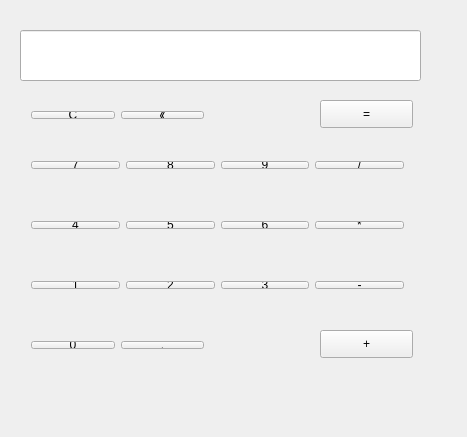
<?xml version="1.0" encoding="UTF-8"?>
<ui version="4.0">
 <class>Widget</class>
 <widget class="QWidget" name="Widget">
  <property name="geometry">
   <rect>
    <x>0</x>
    <y>0</y>
    <width>467</width>
    <height>437</height>
   </rect>
  </property>
  <property name="windowTitle">
   <string>Widget</string>
  </property>
  <widget class="QLineEdit" name="lineEdit_shuru">
   <property name="geometry">
    <rect>
     <x>20</x>
     <y>30</y>
     <width>401</width>
     <height>51</height>
    </rect>
   </property>
  </widget>
  <widget class="QPushButton" name="pushButton_jia">
   <property name="geometry">
    <rect>
     <x>320</x>
     <y>330</y>
     <width>93</width>
     <height>28</height>
    </rect>
   </property>
   <property name="text">
    <string>+</string>
   </property>
  </widget>
  <widget class="QPushButton" name="pushButton_deng">
   <property name="geometry">
    <rect>
     <x>320</x>
     <y>100</y>
     <width>93</width>
     <height>28</height>
    </rect>
   </property>
   <property name="text">
    <string>=</string>
   </property>
  </widget>
  <widget class="QWidget" name="">
   <property name="geometry">
    <rect>
     <x>20</x>
     <y>100</y>
     <width>195</width>
     <height>30</height>
    </rect>
   </property>
   <layout class="QHBoxLayout" name="horizontalLayout_2">
    <item>
     <widget class="QPushButton" name="pushButton_C">
      <property name="text">
       <string>C</string>
      </property>
     </widget>
    </item>
    <item>
     <widget class="QPushButton" name="pushButton_backspace">
      <property name="text">
       <string>《</string>
      </property>
     </widget>
    </item>
   </layout>
  </widget>
  <widget class="QWidget" name="">
   <property name="geometry">
    <rect>
     <x>20</x>
     <y>150</y>
     <width>395</width>
     <height>30</height>
    </rect>
   </property>
   <layout class="QHBoxLayout" name="horizontalLayout">
    <item>
     <widget class="QPushButton" name="pushButton_7">
      <property name="text">
       <string>7</string>
      </property>
     </widget>
    </item>
    <item>
     <widget class="QPushButton" name="pushButton_8">
      <property name="text">
       <string>8</string>
      </property>
     </widget>
    </item>
    <item>
     <widget class="QPushButton" name="pushButton_9">
      <property name="text">
       <string>9</string>
      </property>
     </widget>
    </item>
    <item>
     <widget class="QPushButton" name="pushButton_chu">
      <property name="text">
       <string>/</string>
      </property>
     </widget>
    </item>
   </layout>
  </widget>
  <widget class="QWidget" name="">
   <property name="geometry">
    <rect>
     <x>20</x>
     <y>210</y>
     <width>395</width>
     <height>30</height>
    </rect>
   </property>
   <layout class="QHBoxLayout" name="horizontalLayout_3">
    <item>
     <widget class="QPushButton" name="pushButton_4">
      <property name="text">
       <string>4</string>
      </property>
     </widget>
    </item>
    <item>
     <widget class="QPushButton" name="pushButton_5">
      <property name="text">
       <string>5</string>
      </property>
     </widget>
    </item>
    <item>
     <widget class="QPushButton" name="pushButton_6">
      <property name="text">
       <string>6</string>
      </property>
     </widget>
    </item>
    <item>
     <widget class="QPushButton" name="pushButton_cheng">
      <property name="text">
       <string>*</string>
      </property>
     </widget>
    </item>
   </layout>
  </widget>
  <widget class="QWidget" name="">
   <property name="geometry">
    <rect>
     <x>20</x>
     <y>270</y>
     <width>395</width>
     <height>30</height>
    </rect>
   </property>
   <layout class="QHBoxLayout" name="horizontalLayout_4">
    <item>
     <widget class="QPushButton" name="pushButton_1">
      <property name="text">
       <string>1</string>
      </property>
     </widget>
    </item>
    <item>
     <widget class="QPushButton" name="pushButton_2">
      <property name="text">
       <string>2</string>
      </property>
     </widget>
    </item>
    <item>
     <widget class="QPushButton" name="pushButton_3">
      <property name="text">
       <string>3</string>
      </property>
     </widget>
    </item>
    <item>
     <widget class="QPushButton" name="pushButton_jian">
      <property name="text">
       <string>-</string>
      </property>
     </widget>
    </item>
   </layout>
  </widget>
  <widget class="QWidget" name="">
   <property name="geometry">
    <rect>
     <x>20</x>
     <y>330</y>
     <width>195</width>
     <height>30</height>
    </rect>
   </property>
   <layout class="QHBoxLayout" name="horizontalLayout_5">
    <item>
     <widget class="QPushButton" name="pushButton_0">
      <property name="text">
       <string>0</string>
      </property>
     </widget>
    </item>
    <item>
     <widget class="QPushButton" name="pushButton_dian">
      <property name="text">
       <string>.</string>
      </property>
     </widget>
    </item>
   </layout>
  </widget>
 </widget>
 <layoutdefault spacing="6" margin="11"/>
 <resources/>
 <connections/>
</ui>
